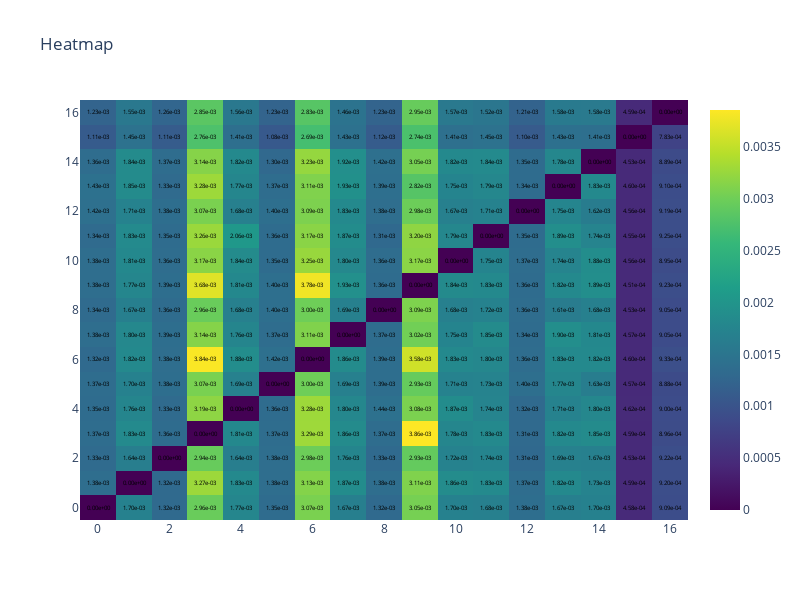
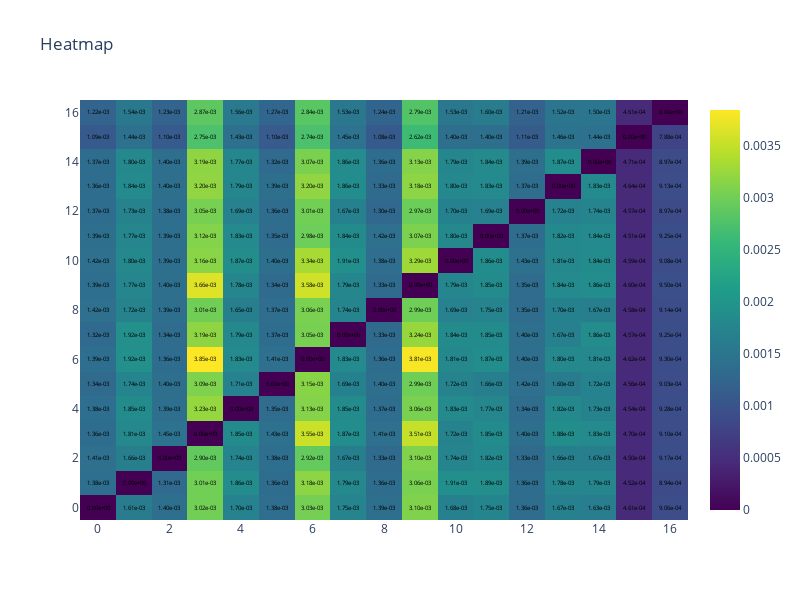

Source (notebook cell) for these figures, in order:
### Code cell
print(variances_row.shape) # XXX modify this bad boi
print(n_01_mse_row.shape)
print(giga_table.shape)

fig = visualize_heatmap(giga_table[1, :, :, 3])
fig.show()
fig = visualize_heatmap(giga_table[3, :, :, 2])
fig.show()

### Figure 1 — Plotly figure (JSON) as saved in the notebook; plotly's stock layout.template omitted (floating-point values rounded to 4 significant figures; data arrays with more than 128 entries replaced by an {"elided": "..."} marker saying what was removed)
{"data": [{"colorscale": [[0, "#440154"], [0.1111, "#482878"], [0.2222, "#3e4989"], [0.3333, "#31688e"], [0.4444, "#26828e"], [0.5556, "#1f9e89"], [0.6667, "#35b779"], [0.7778, "#6ece58"], [0.8889, "#b5de2b"], [1, "#fde725"]], "reversescale": false, "showscale": true, "text": {"elided": "17x17 str values"}, "textfont": {"color": "black"}, "texttemplate": "%{text}", "type": "heatmap", "z": {"elided": "17x17 float values"}}], "layout": {"height": 600, "title": {"text": "Heatmap"}, "width": 800, "xaxis": {"title": {}}, "yaxis": {"title": {}}}}

### Figure 2 — Plotly figure (JSON) as saved in the notebook; plotly's stock layout.template omitted (floating-point values rounded to 4 significant figures; data arrays with more than 128 entries replaced by an {"elided": "..."} marker saying what was removed)
{"data": [{"colorscale": [[0, "#440154"], [0.1111, "#482878"], [0.2222, "#3e4989"], [0.3333, "#31688e"], [0.4444, "#26828e"], [0.5556, "#1f9e89"], [0.6667, "#35b779"], [0.7778, "#6ece58"], [0.8889, "#b5de2b"], [1, "#fde725"]], "reversescale": false, "showscale": true, "text": {"elided": "17x17 str values"}, "textfont": {"color": "black"}, "texttemplate": "%{text}", "type": "heatmap", "z": {"elided": "17x17 float values"}}], "layout": {"height": 600, "title": {"text": "Heatmap"}, "width": 800, "xaxis": {"title": {}}, "yaxis": {"title": {}}}}
